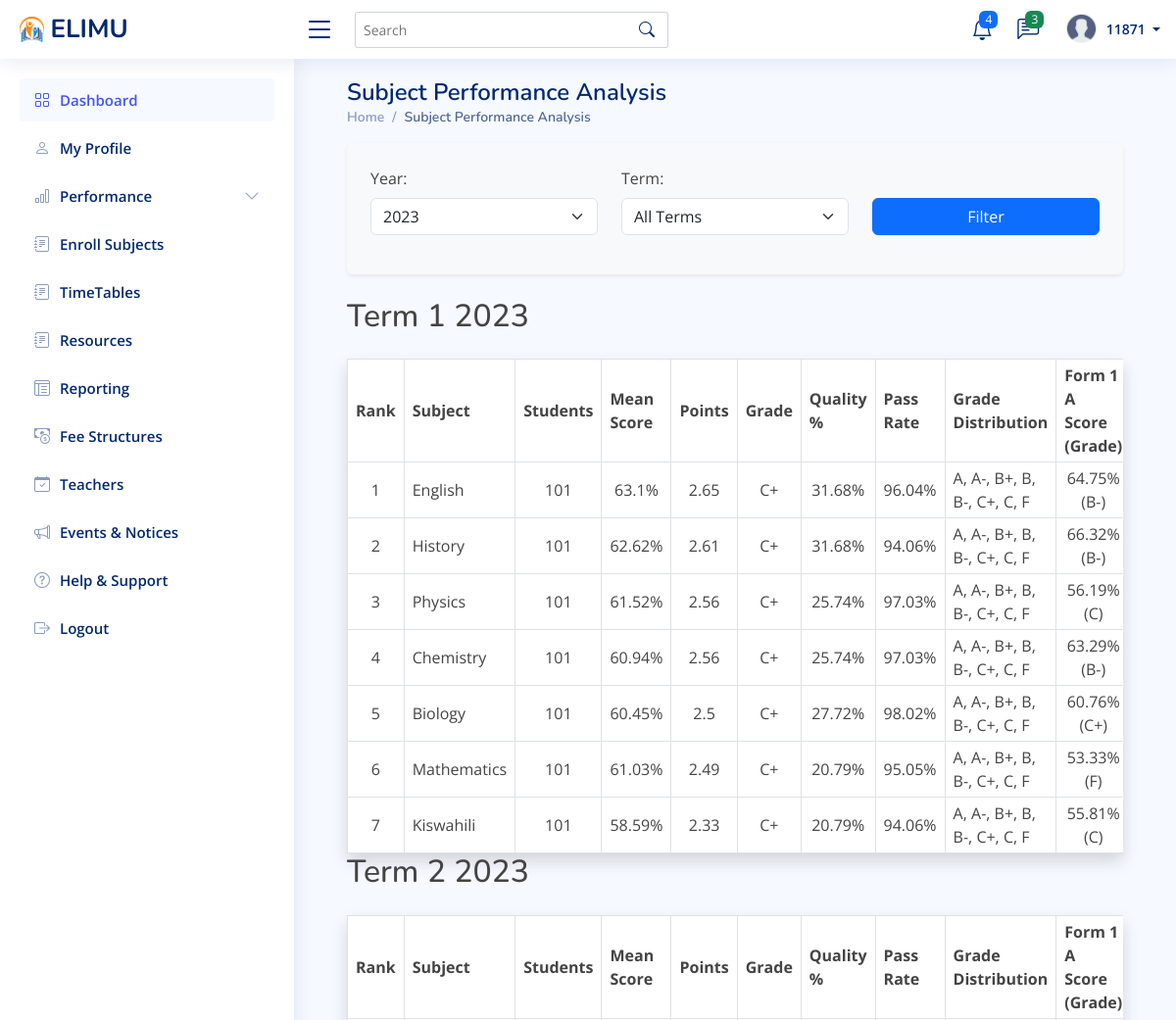
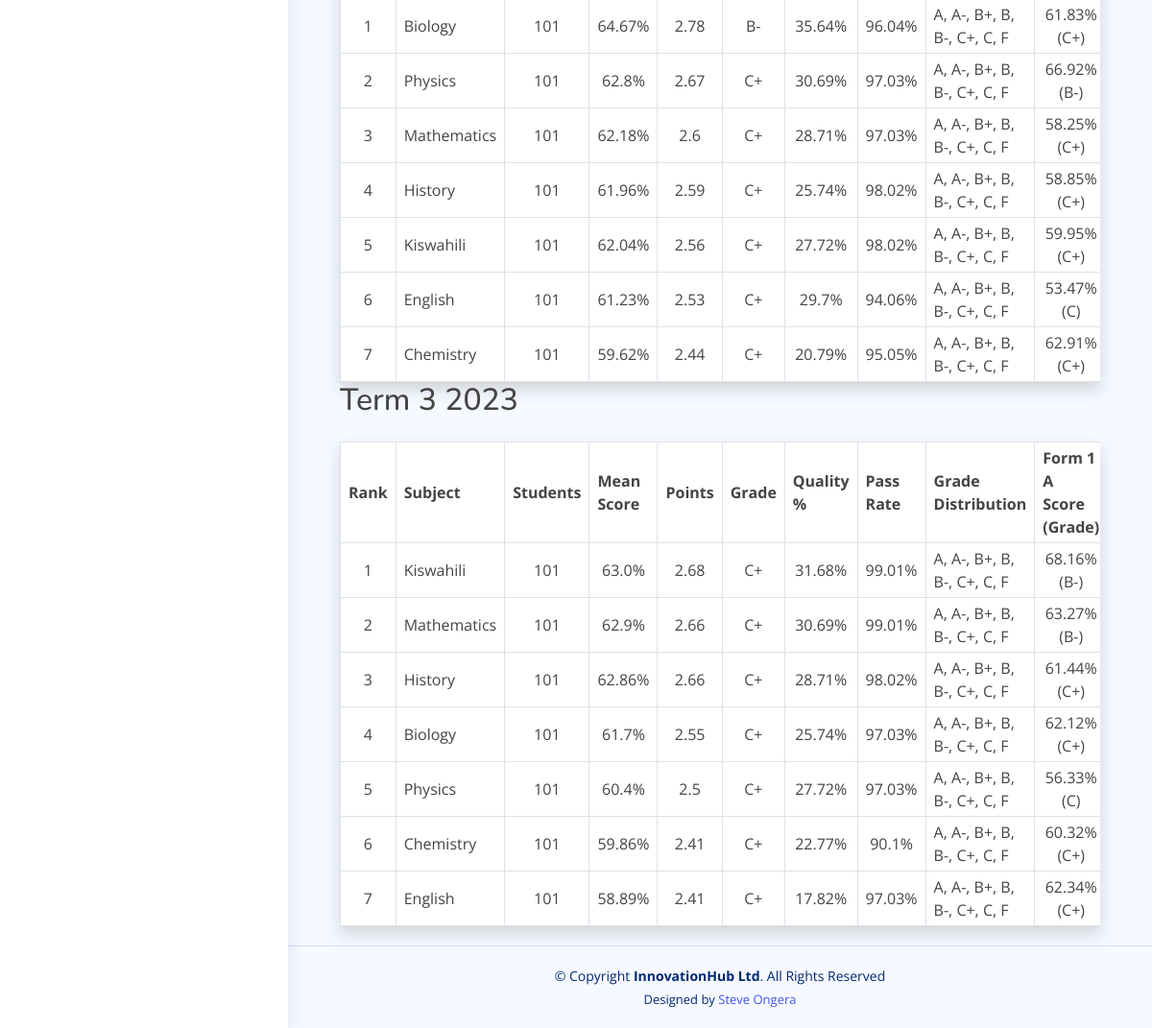
Page /subject-performance/ (signed in) on the committed database (2 pictures, top to bottom).
### myapp/models.py (models this page shows, shortened)
class Term(models.Model):
    name = models.CharField(max_length=50)  # Term 1, Term 2, Term 3
    year = models.IntegerField()  # e.g., 2023
    is_current = models.BooleanField(default=False)  # Indicates if this is the current active term
    def __str__(self):
        return f"{self.name} {self.year}"

class Class_of_study(models.Model):
    name = models.CharField(max_length=50)  # Form 1, Form 2, etc.
    stream = models.CharField(max_length=50)  # Stream A, B, C, etc.

class Subject(models.Model):
    name = models.CharField(max_length=100, unique=True)  # Math, English, etc.
    code = models.CharField(max_length=10, unique=True)

### myapp/views.py (the view)
# urls.py: path('subject-performance/', views.subject_performance, name='subject_performance'),
@login_required
def subject_performance(request):
    selected_year = request.GET.get('year')
    selected_term = request.GET.get('term')
    cache_key = f'subject_performance_{selected_year}_{selected_term}'
    cached_data = cache.get(cache_key)
    if cached_data:
        return render(request, 'rankings/subject_performance.html', cached_data)
    available_years = Term.objects.values_list('year', flat=True)\
        .distinct().order_by('-year')
    available_terms = Term.objects.values_list('name', flat=True).distinct()
    if not selected_year:
        selected_year = available_years.first()
    selected_year = int(selected_year)
    terms_query = Term.objects.filter(year=selected_year)
    if selected_term:
        terms_query = terms_query.filter(name=selected_term)
    streams = Class_of_study.objects.all().order_by('name', 'stream')
    subject_analytics = []
    for term in terms_query:
        term_data = {
            'term': term,
            'subjects': []
        }
        subjects = Subject.objects.all()
        for subject in subjects:
            overall_stats = CAT.objects.filter(
                term=term,
                subject=subject
            ).aggregate(
                avg_score=Coalesce(Avg('end_term'), 0.0),
                avg_points=Coalesce(Avg('grade_points'), 0.0),
                total_students=Count('student', distinct=True),
                a_count=Count('pk', filter=Q(letter_grade='A')),
                a_minus_count=Count('pk', filter=Q(letter_grade='A-')),
                b_plus_count=Count('pk', filter=Q(letter_grade='B+')),
                b_count=Count('pk', filter=Q(letter_grade='B')),
                b_minus_count=Count('pk', filter=Q(letter_grade='B-')),
                c_plus_count=Count('pk', filter=Q(letter_grade='C+')),
                c_count=Count('pk', filter=Q(letter_grade='C')),
                fail_count=Count('pk', filter=Q(letter_grade='F'))
            )
            if overall_stats['total_students'] > 0:
                stream_performance = []
                for stream in streams:
                    stream_stats = CAT.objects.filter(
                        term=term,
                        subject=subject,
                        student__current_class=stream
                    ).aggregate(
                        avg_score=Coalesce(Avg('end_term'), 0.0),
                        avg_points=Coalesce(Avg('grade_points'), 0.0),
                        student_count=Count('student', distinct=True)
                    )
                    if stream_stats['student_count'] > 0:
                        stream_performance.append({
                            'stream': stream,
                            'average_score': round(stream_stats['avg_score'], 2),
                            'grade_points': round(stream_stats['avg_points'], 2),
                            'students': stream_stats['student_count'],
                            'letter_grade': _get_letter_grade(stream_stats['avg_points'])
                        })
                total_quality_grades = (
                    overall_stats['a_count'] +
                    overall_stats['a_minus_count'] +
                    overall_stats['b_plus_count']
                )
                quality_percentage = (total_quality_grades / overall_stats['total_students']) * 100 if overall_stats['total_students'] > 0 else 0
                subject_data = {
                    'subject': subject,
                    'average_score': round(overall_stats['avg_score'], 2),
                    'grade_points': round(overall_stats['avg_points'], 2),
                    'letter_grade': _get_letter_grade(overall_stats['avg_points']),
                    'total_students': overall_stats['total_students'],
                    'streams': stream_performance,
                    'grade_distribution': {
                        'A': overall_stats['a_count'],
                        'A-': overall_stats['a_minus_count'],
                        'B+': overall_stats['b_plus_count'],
                        'B': overall_stats['b_count'],
                        'B-': overall_stats['b_minus_count'],
                        'C+': overall_stats['c_plus_count'],
                        'C': overall_stats['c_count'],
                        'F': overall_stats['fail_count']
                    },
                    'quality_percentage': round(quality_percentage, 2),
                    'pass_rate': round(((overall_stats['total_students'] - overall_stats['fail_count']) / overall_stats['total_students']) * 100 if overall_stats['total_students'] > 0 else 0, 2)
                }
                term_data['subjects'].append(subject_data)
        term_data['subjects'].sort(key=lambda x: (x['grade_points'], x['quality_percentage']), reverse=True)
        for rank, subject_data in enumerate(term_data['subjects'], 1):
            subject_data['rank'] = rank
        subject_analytics.append(term_data)
    context = {
        'analytics': subject_analytics,
        'streams': streams,
        'available_years': available_years,
        'available_terms': available_terms,
        'selected_year': selected_year,
        'selected_term': selected_term,
    }
    cache.set(cache_key, context, timeout=3600)  # Cache for 1 hour
    return render(request, 'rankings/subject_performance.html', context)

### templates/rankings/subject_performance.html (shortened to what this page needs)
{% extends "base/base.html" %}
{% block content %}
<div class="container mx-auto px-4 py-6">
        <div class="pagetitle mb-6">
            <h1 class="text-2xl font-bold">Subject Performance Analysis</h1>
            <nav>
                <ol class="breadcrumb">
                    <li class="breadcrumb-item"><a href="{% url 'admin_dashboard' %}">Home</a></li>
                    <li class="breadcrumb-item active">Subject Performance Analysis</li>
                </ol>
            </nav>
        </div>
    <form method="get" class="mb-4 p-4 bg-light rounded shadow-sm">
        <div class="row">
            <div class="col-md-4 mb-3">
                <label for="year" class="form-label">Year:</label>
                <select name="year" id="year" class="form-select">
                    {% for year in available_years %}
                        <option value="{{ year }}" {% if year == selected_year %}selected{% endif %}>
                            {{ year }}
                        </option>
                    {% endfor %}
                </select>
            </div>
            <div class="col-md-4 mb-3">
                <label for="term" class="form-label">Term:</label>
                <select name="term" id="term" class="form-select">
                    <option value="">All Terms</option>
                </select>
            </div>
            <div class="col-md-4 mb-3 d-flex align-items-end">
                <button type="submit" class="btn btn-primary w-100">
                    Filter
                </button>
            </div>
        </div>
    </form>
    {% for term_data in analytics %}
    <div class="mb-12">
        <h2 class="text-xl font-semibold mb-4">{{ term_data.term }}</h2>
        <div class="overflow-x-auto shadow">
            <table class="min-w-full bg-white border border-gray-300 table-fixed text-sm">
                <thead>
                    <tr class="bg-gray-100">
                        <th class="sticky left-0 z-10 bg-gray-100 px-2 py-1 border w-16">Rank</th>
                        <th class="sticky left-[60px] z-10 bg-gray-100 px-2 py-1 border w-32">Subject</th>
                        <th class="sticky left-[260px] z-10 bg-gray-100 px-2 py-1 border w-20">Students</th>
                        <th class="sticky left-[360px] z-10 bg-gray-100 px-2 py-1 border w-24">Mean Score</th>
                        <th class="sticky left-[460px] z-10 bg-gray-100 px-2 py-1 border w-20">Points</th>
                        <th class="sticky left-[560px] z-10 bg-gray-100 px-2 py-1 border w-20">Grade</th>
                        <th class="px-2 py-1 border w-24">Quality %</th>
                        <th class="px-2 py-1 border w-24">Pass Rate</th>
                        <th class="px-2 py-1 border w-32">Grade Distribution</th>
                        {% for stream in streams %}
                            <th class="px-2 py-1 border w-32 whitespace-nowrap">
                                {{ stream.name }} {{ stream.stream }}
                                <div class="text-xs font-normal">Score (Grade)</div>
                            </th>
                        {% endfor %}
                    </tr>
                </thead>
                <tbody>
                    {% for subject_data in term_data.subjects %}
                    <tr class="{% cycle 'bg-white' 'bg-gray-50' %}">
                        <td class="sticky left-0 z-10 {% cycle 'bg-white' 'bg-gray-50' %} px-2 py-1 border text-center whitespace-nowrap">
                            {{ subject_data.rank }}
                        </td>
                        <td class="sticky left-[60px] z-10 {% cycle 'bg-white' 'bg-gray-50' %} px-2 py-1 border font-medium whitespace-nowrap">
                            {{ subject_data.subject.name }}
                        </td>
                        <td class="sticky left-[260px] z-10 {% cycle 'bg-white' 'bg-gray-50' %} px-2 py-1 border text-center whitespace-nowrap">
                            {{ subject_data.total_students }}
                        </td>
                        <td class="sticky left-[360px] z-10 {% cycle 'bg-white' 'bg-gray-50' %} px-2 py-1 border text-center whitespace-nowrap">
                            {{ subject_data.average_score }}%
                        </td>
                        <td class="sticky left-[460px] z-10 {% cycle 'bg-white' 'bg-gray-50' %} px-2 py-1 border text-center whitespace-nowrap">
                            {{ subject_data.grade_points }}
                        </td>
                        <td class="sticky left-[560px] z-10 {% cycle 'bg-white' 'bg-gray-50' %} px-2 py-1 border text-center whitespace-nowrap">
                            {{ subject_data.letter_grade }}
                        </td>
                        <td class="px-2 py-1 border text-center whitespace-nowrap">
                            {{ subject_data.quality_percentage }}%
                        </td>
                        <td class="px-2 py-1 border text-center whitespace-nowrap">
                            {{ subject_data.pass_rate }}%
                        </td>
                        <td class="px-2 py-1 border text-sm whitespace-nowrap">
                            {{ subject_data.grade_distribution|join:", " }}
                        </td>
                        {% for stream in streams %}
                            <td class="px-2 py-1 border text-center whitespace-nowrap">
                                {% for stream_data in subject_data.streams %}
                                    {% if stream_data.stream.id == stream.id %}
                                        {{ stream_data.average_score }}% ({{ stream_data.letter_grade }})
                                    {% endif %}
                                {% endfor %}
                            </td>
                        {% endfor %}
                    </tr>
                    {% endfor %}
                </tbody>
            </table>
        </div>
    </div>
    {% empty %}
    <div class="text-center py-8">
        <p class="text-gray-500">No performance data available for the selected filters.</p>
    </div>
    {% endfor %}
</div>
{% endblock %}

### templates/base/navbar.html (shortened to what this page needs)
{% load static %}
<header id="header" class="header fixed-top d-flex align-items-center">
    <div class="d-flex align-items-center justify-content-between">
      {% if request.user.is_staff %}
        <a href="{% url 'admin_dashboard'%}" class="logo d-flex align-items-center">
        {% else %}
        <a href="{% url 'student_dashboard'%}" class="logo d-flex align-items-center">
      {% endif %}
        <img src="{% static 'assets/img/logo.png'%}" alt="">
        <span class="d-none d-lg-block">ELIMU</span>
      </a>
      <i class="bi bi-list toggle-sidebar-btn"></i>
    </div>
    <div class="search-bar">
      <form class="search-form d-flex align-items-center" method="POST" action="#">
        <input type="text" name="query" placeholder="Search" title="Enter search keyword">
        <button type="submit" title="Search"><i class="bi bi-search"></i></button>
      </form>
    </div>
    <nav class="header-nav ms-auto">
      <ul class="d-flex align-items-center">
        <li class="nav-item dropdown">
          <a class="nav-link nav-icon" href="#" data-bs-toggle="dropdown">
            <i class="bi bi-bell"></i>
            <span class="badge bg-primary badge-number">4</span>
          </a>
            </li>
          </ul>
        <li class="nav-item dropdown">
          <a class="nav-link nav-icon" href="#" data-bs-toggle="dropdown">
            <i class="bi bi-chat-left-text"></i>
            <span class="badge bg-success badge-number">3</span>
          </a>
        </li>
        <li class="nav-item dropdown pe-3">
          <a class="nav-link nav-profile d-flex align-items-center pe-0" href="#" data-bs-toggle="dropdown">
            <img src="{% static 'assets/img/profile.png'%}" alt="Profile" class="rounded-circle">
            <span class="d-none d-md-block dropdown-toggle ps-2">
              {% if user.is_authenticated %}
                   {{ user.username }}
              {% else %}
                  Admin
              {% endif %}
            </span>
          </a>
        </li>
    </nav>
  </header>

### rows in the picture
Term: term "Term 1 2023"
Class_of_study: name "Form 1", stream "A", average_score "64.75", letter_grade "B-", average_score "66.32", average_score "56.19", letter_grade "C", average_score "63.29", average_score "60.76", letter_grade "C+", average_score "53.33", letter_grade "F", average_score "55.81", average_score "61.83", average_score "66.92", average_score "58.25", average_score "58.85", average_score "59.95", average_score "53.47", average_score "62.91", average_score "68.16", average_score "63.27", average_score "61.44", average_score "62.12", average_score "56.33", average_score "60.32", average_score "62.34"
Subject: rank "1", subject.name "English", total_students "101", average_score "63.1", grade_points "2.65", letter_grade "C+", quality_percentage "31.68", pass_rate "96.04", grade_distribution "A, A-, B+, B, B-, C+, C, F", rank "6", average_score "61.23", grade_points "2.53", quality_percentage "29.7", pass_rate "94.06", rank "7", average_score "58.89", grade_points "2.41", quality_percentage "17.82", pass_rate "97.03"
Subject: rank "2", subject.name "History", total_students "101", average_score "62.62", grade_points "2.61", letter_grade "C+", quality_percentage "31.68", pass_rate "94.06", grade_distribution "A, A-, B+, B, B-, C+, C, F", rank "4", average_score "61.96", grade_points "2.59", quality_percentage "25.74", pass_rate "98.02", rank "3", average_score "62.86", grade_points "2.66", quality_percentage "28.71"
Subject: rank "3", subject.name "Physics", total_students "101", average_score "61.52", grade_points "2.56", letter_grade "C+", quality_percentage "25.74", pass_rate "97.03", grade_distribution "A, A-, B+, B, B-, C+, C, F", rank "2", average_score "62.8", grade_points "2.67", quality_percentage "30.69", rank "5", average_score "60.4", grade_points "2.5", quality_percentage "27.72"
Subject: rank "4", subject.name "Chemistry", total_students "101", average_score "60.94", grade_points "2.56", letter_grade "C+", quality_percentage "25.74", pass_rate "97.03", grade_distribution "A, A-, B+, B, B-, C+, C, F", rank "7", average_score "59.62", grade_points "2.44", quality_percentage "20.79", pass_rate "95.05", rank "6", average_score "59.86", grade_points "2.41", quality_percentage "22.77", pass_rate "90.1"
Subject: rank "5", subject.name "Biology", total_students "101", average_score "60.45", grade_points "2.5", letter_grade "C+", quality_percentage "27.72", pass_rate "98.02", grade_distribution "A, A-, B+, B, B-, C+, C, F", rank "1", average_score "64.67", grade_points "2.78", letter_grade "B-", quality_percentage "35.64", pass_rate "96.04", rank "4", average_score "61.7", grade_points "2.55", quality_percentage "25.74", pass_rate "97.03"
Subject: rank "6", subject.name "Mathematics", total_students "101", average_score "61.03", grade_points "2.49", letter_grade "C+", quality_percentage "20.79", pass_rate "95.05", grade_distribution "A, A-, B+, B, B-, C+, C, F", rank "3", average_score "62.18", grade_points "2.6", quality_percentage "28.71", pass_rate "97.03", rank "2", average_score "62.9", grade_points "2.66", quality_percentage "30.69", pass_rate "99.01"
Subject: rank "7", subject.name "Kiswahili", total_students "101", average_score "58.59", grade_points "2.33", letter_grade "C+", quality_percentage "20.79", pass_rate "94.06", grade_distribution "A, A-, B+, B, B-, C+, C, F", rank "5", average_score "62.04", grade_points "2.56", quality_percentage "27.72", pass_rate "98.02", rank "1", average_score "63.0", grade_points "2.68", quality_percentage "31.68", pass_rate "99.01"
Term: term "Term 2 2023"
Term: term "Term 3 2023"

### other values in the picture
{{ user.username }} "11871"
form field year "2023"
